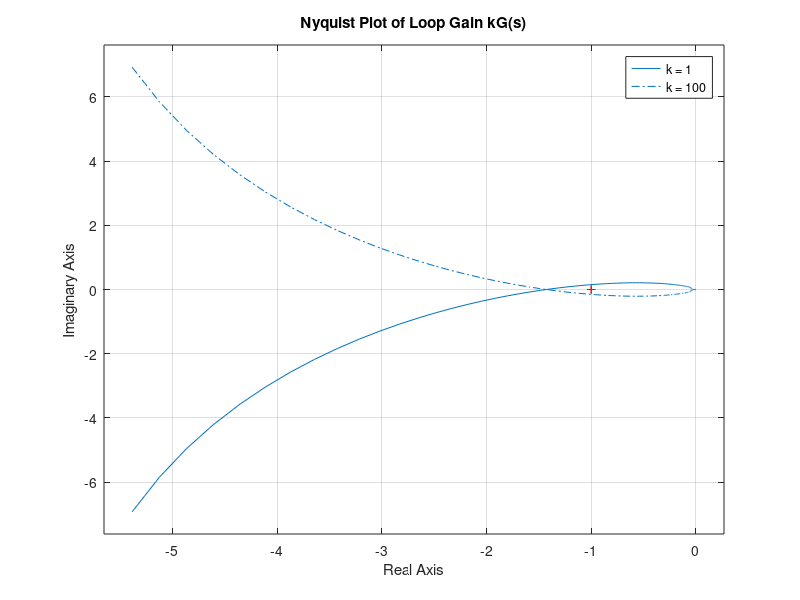

Write the MATLAB code that produced this figure.
clc; clear;

% Plant
num = 1;
den = conv([1 0], conv([1 2], [1 5]));   % s(s+2)(s+5)
G = tf(num, den);

% Frequency range
w = 1:0.1:10;

% Two loop gains
L1 = 1 * G;
L2 = 100 * G;

% Nyquist plot
figure;
nyquist(L1, w);
hold on;
nyquist(L2, w);
grid on;
legend('k = 1', 'k = 100', 'Location', 'best');
title('Nyquist Plot of Loop Gain kG(s)');
